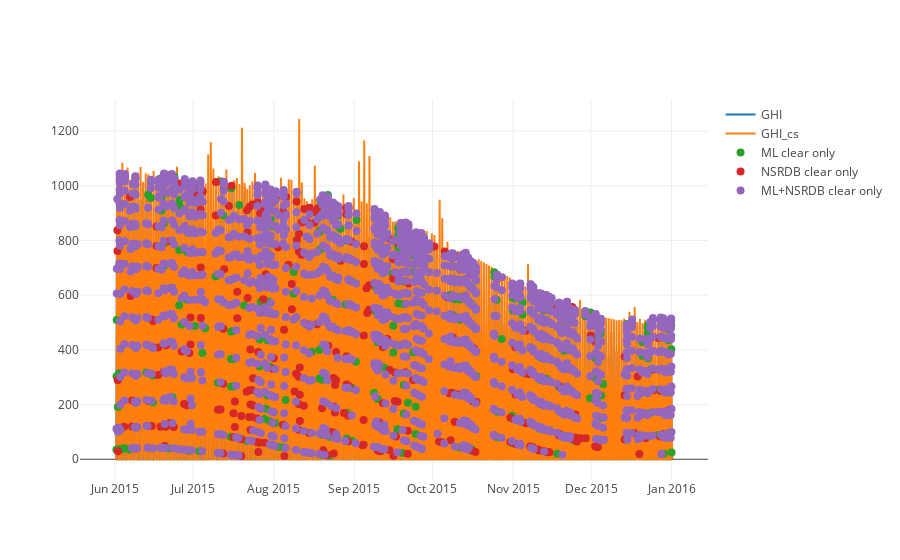

Write notebook code for a chart like this one.
### Code cell
vis = visualize.Visualizer()
vis.add_line_ser(test.df['GHI'], 'GHI')
vis.add_line_ser(test.df['Clearsky GHI pvlib'], 'GHI_cs')
vis.add_circle_ser(test.df[(test.df['sky_status'] == 0) & (pred)]['GHI'], 'ML clear only')
vis.add_circle_ser(test.df[(test.df['sky_status'] == 1) & (~pred)]['GHI'], 'NSRDB clear only')
vis.add_circle_ser(test.df[(test.df['sky_status'] == 1) & (pred)]['GHI'], 'ML+NSRDB clear only')
vis.show()

### Figure 1 — Plotly figure (JSON) as saved in the notebook; plotly's stock layout.template omitted (floating-point values rounded to 4 significant figures; data arrays with more than 128 entries replaced by an {"elided": "..."} marker saying what was removed)
{"data": [{"name": "GHI", "type": "scatter", "x": {"elided": "10272 str values"}, "y": {"elided": "10272 int values"}}, {"name": "GHI_cs", "type": "scatter", "x": {"elided": "10272 str values"}, "y": {"elided": "10272 float values"}}, {"marker": {"size": 8}, "mode": "markers", "name": "ML clear only", "type": "scatter", "x": {"elided": "214 str values"}, "y": {"elided": "214 int values"}}, {"marker": {"size": 8}, "mode": "markers", "name": "NSRDB clear only", "type": "scatter", "x": {"elided": "260 str values"}, "y": {"elided": "260 int values"}}, {"marker": {"size": 8}, "mode": "markers", "name": "ML+NSRDB clear only", "type": "scatter", "x": {"elided": "1637 str values"}, "y": {"elided": "1637 int values"}}], "layout": {}}
